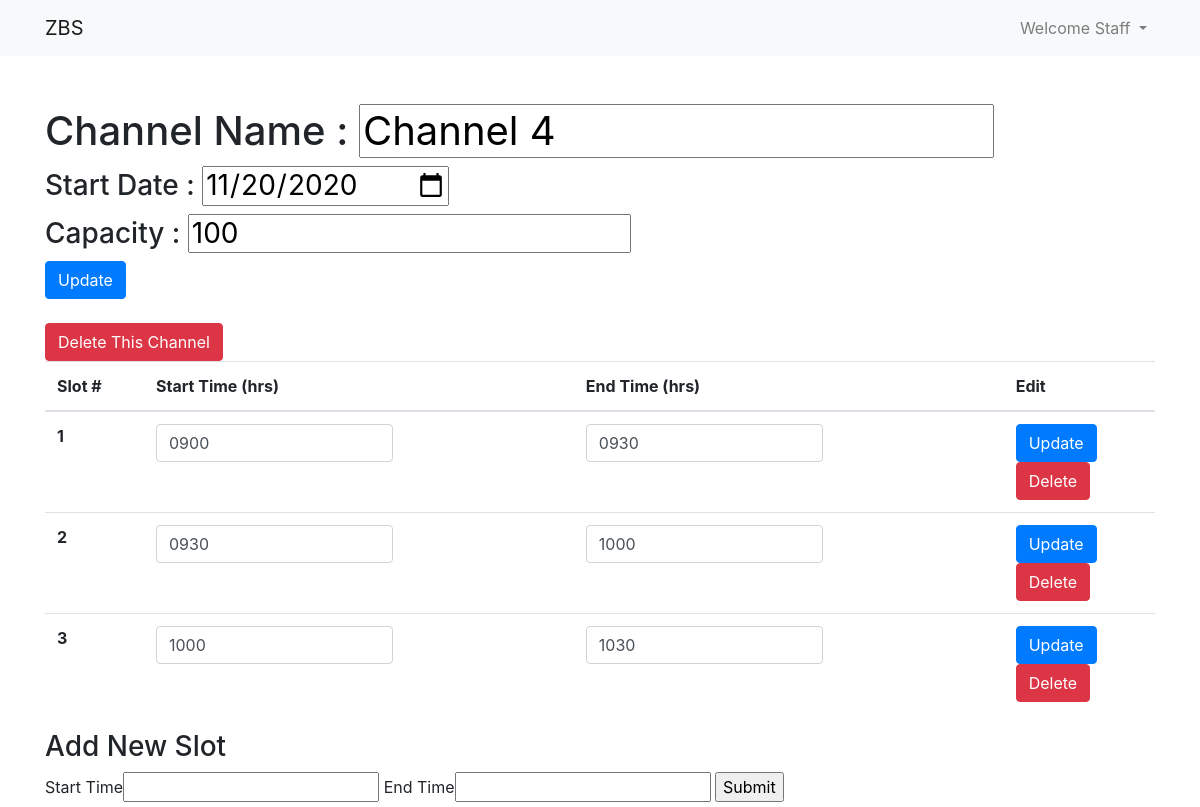
Page /channel/4 (signed in) on the committed database.
### app.py (models this page shows, shortened)
class User(db.Model, UserMixin):
    id = db.Column(db.Integer,primary_key=True)
    name = db.Column(db.String(64))
    username = db.Column(db.String(64),unique=True)
    hashed_pass =db.Column(db.String(128))
    type = db.Column(db.Integer())
    bookings = db.relationship('Booking',cascade='all,delete', backref='user',lazy='dynamic')
    last_logged_in = db.Column(db.DateTime)
    last_logged_out = db.Column(db.DateTime)

class Channel(db.Model):
    id = db.Column(db.Integer,primary_key=True)
    name = db.Column(db.String(50))
    capacity = db.Column(db.Integer)
    start_date = db.Column(db.Date)
    slots = db.relationship('Slot', backref='channel')
    bookings = db.relationship('Booking', backref='channel')

class Slot(db.Model):
    id = db.Column(db.Integer,primary_key=True)
    start_time = db.Column(db.String(4))
    end_time = db.Column(db.String(4))
    channel_id = db.Column(db.Integer,db.ForeignKey('channel.id'))
    bookings = db.relationship('Booking', backref='slot')

### app.py (the view, shortened to what this page needs)
@app.route('/channel/<int:id>', methods=["POST","GET"])
def channel(id):
    channel = Channel.query.filter_by(id=id).first()
    form = CreateSlotForm()
    if channel is not None:
        return render_template('channel.html', channel=channel, form=form)
    else:
        print('Channel Not Found')
        return redirect('/')

### forms.py
class CreateSlotForm(FlaskForm):
    channel_id = HiddenField()
    start_time = StringField("Start Time", validators=[DataRequired()])
    end_time = StringField('End Time', validators=[DataRequired()])
    submit = SubmitField('Submit')

### app.py (called while the page is built)
@login_manager.user_loader
def load_user(user_id):
    return User.query.get(user_id)

### templates/channel.html (shortened to what this page needs)
{% extends 'base.html' %}
{% block body %}
<div class="container mt-5">
    {% if current_user.type == 2 %}
    <h1>Channel Name : {{ channel.name }}</h1>
    <h3>Start Date : {{ channel.start_date }}</h3>
    <h3>Capacity : {{ channel.capacity }}</h3>
    <input id="c_start_date" type="hidden" value="{{ channel.start_date }}">
    <form method="POST" action="{{ url_for('book') }}">
      <input type="hidden" name="user_id" value="{{ current_user.id }}" >
      <input type="hidden" id="channel_id" name="channel_id" value="{{ channel.id }}" >
      <input onchange="handler(event);" id="date" type="date" name="date" required>
      <br>
      {% for slot in channel.slots %}
      <label for="checkbox{{ slot.id }}"> {{ slot }}
        <input class="radio" type="radio" id="checkbox{{ slot.id }}" name="slot_id" value="{{ slot.id }}">
      </label>
      <br>
      {% endfor %}
      <input type="submit" value="Book">
    </form>
    {% elif current_user.type == 1 %}
    <form action="{{ url_for('update_channel') }}" method="POST">
        <h1>Channel Name : <input type="text" name='channel_name' value="{{ channel.name }}"></h1>
        <h3>Start Date : <input type="date" name='start_date' value="{{ channel.start_date }}"></h3>
        <h3>Capacity : <input type="text" name='capacity' value="{{ channel.capacity }}"></h3>
        <input class="btn btn-primary" type="submit" value="Update">
    </form>
    <br>
    <a class="btn btn-danger" href="{{ url_for('delete_channel', id=channel.id) }}">Delete This Channel</a>
    <table class="table table-hover">
        <thead>
          <tr>
            <th scope="col">Slot #</th>
            <th scope="col">Start Time (hrs)</th>
            <th scope="col">End Time (hrs)</th>
            <th scope="col">Edit</th>
          </tr>
        </thead>
        <tbody>
          {% for slot in channel.slots %}
          <tr>
            <th scope="row">{{ loop.index }}</th>
            <td>
                <input form="form{{ slot.id }}" name="start_time" type="text" class="form-control col-7" value={{ slot.start_time }} >
            </td>
            <td>
                <input form="form{{ slot.id }}" name="end_time" type="text" class="form-control col-7" value={{ slot.end_time }}>
            </td>
            <td>
              <input class="btn btn-primary" form="form{{ slot.id }}" type="submit" value="Update">
              <form method="POST" action="{{ url_for('slot_delete',id=slot.id) }}">
                <input class="btn btn-danger" type="submit" value="Delete">
              </form>
            </td>
          </tr>
          {% endfor %}
        </tbody>
      </table>
    <h3>Add New Slot</h3>
    <form method="POST">
        {{ form.start_time.label }}{{ form.start_time() }}
        {{ form.end_time.label }}{{ form.end_time() }}
        {{ form.submit() }}
    </form>
    {% elif current_user.type == 0 %}
    <h1>Administrators are not allowed to access channel details</h1>
    {% endif %}
</div>
{% endblock %}

### templates/base.html (shortened to what this page needs)
<!DOCTYPE html>
<html lang="en">
<head>
    <link rel="stylesheet" href="{{ url_for('static',filename='css/main.css') }}">
    <link rel="stylesheet" href="https://cdn.jsdelivr.net/npm/bootstrap@4.5.3/dist/css/bootstrap.min.css">
</head>
<body>
    <nav class="navbar navbar-expand-lg navbar-light bg-light">
        <div class="container">
        <a class="navbar-brand" href="{{ url_for('index') }}">ZBS</a>
        <div class="collapse navbar-collapse" id="navbarNav">
          <ul class="navbar-nav">
            {% if current_user.is_authenticated %}
            <li class="nav-item dropdown">
              <a class="nav-link dropdown-toggle" href="#" id="navbarDropdown" role="button" data-toggle="dropdown" aria-haspopup="true" aria-expanded="false">
                Welcome {{ current_user.name | capitalize }}
              </a>
            </li>
            {% else %}
              <li class="nav-item">
                  <a class="nav-link" href="{{ url_for('login') }}">Login</a>
              </li>
            {% endif %}
          </ul>
      </div>
        </div>
    </nav>
    {% block body %}{% endblock %}
</body>
</html>

### rows in the picture
User: name "Staff"
Channel: channel_name "Channel 4", start_date "11/20/2020", capacity "100"
Slot: start_time "0900", end_time "0930"
Slot: start_time "0930", end_time "1000"
Slot: start_time "1000", end_time "1030"
